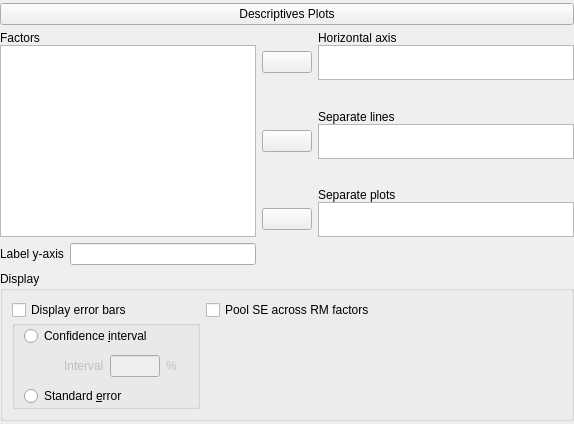
    <widget class="QWidget" name="descriptivesPlot" native="true">
     <layout class="QGridLayout" name="gridLayout_22">
      <property name="leftMargin">
       <number>0</number>
      </property>
      <property name="topMargin">
       <number>3</number>
      </property>
      <property name="rightMargin">
       <number>0</number>
      </property>
      <property name="bottomMargin">
       <number>3</number>
      </property>
      <item row="1" column="0">
       <widget class="QWidget" name="containerDescriptivesPlot" native="true">
        <layout class="QGridLayout" name="gridLayout_24">
         <property name="leftMargin">
          <number>0</number>
         </property>
         <property name="topMargin">
          <number>0</number>
         </property>
         <property name="rightMargin">
          <number>0</number>
         </property>
         <property name="bottomMargin">
          <number>0</number>
         </property>
         <item row="0" column="0">
          <widget class="QWidget" name="widget_17" native="true">
           <layout class="QGridLayout" name="gridLayout_14">
            <property name="leftMargin">
             <number>0</number>
            </property>
            <property name="topMargin">
             <number>0</number>
            </property>
            <property name="rightMargin">
             <number>0</number>
            </property>
            <property name="bottomMargin">
             <number>0</number>
            </property>
            <property name="spacing">
             <number>0</number>
            </property>
            <item row="1" column="0">
             <widget class="AvailableFieldsListView" name="plotVariables">
              <property name="sizePolicy">
               <sizepolicy hsizetype="Expanding" vsizetype="Expanding">
                <horstretch>0</horstretch>
                <verstretch>0</verstretch>
               </sizepolicy>
              </property>
              <property name="maximumSize">
               <size>
                <width>16777215</width>
                <height>16777215</height>
               </size>
              </property>
             </widget>
            </item>
            <item row="0" column="0">
             <widget class="QLabel" name="label_7">
              <property name="text">
               <string>Factors</string>
              </property>
             </widget>
            </item>
           </layout>
          </widget>
         </item>
         <item row="0" column="1">
          <widget class="QWidget" name="widget_15" native="true">
           <property name="sizePolicy">
            <sizepolicy hsizetype="Preferred" vsizetype="Preferred">
             <horstretch>0</horstretch>
             <verstretch>0</verstretch>
            </sizepolicy>
           </property>
           <layout class="QGridLayout" name="gridLayout_21">
            <property name="leftMargin">
             <number>0</number>
            </property>
            <property name="topMargin">
             <number>0</number>
            </property>
            <property name="rightMargin">
             <number>0</number>
            </property>
            <property name="bottomMargin">
             <number>0</number>
            </property>
            <property name="spacing">
             <number>0</number>
            </property>
            <item row="1" column="0">
             <spacer name="verticalSpacer_2">
              <property name="orientation">
               <enum>Qt::Vertical</enum>
              </property>
              <property name="sizeHint" stdset="0">
               <size>
                <width>20</width>
                <height>0</height>
               </size>
              </property>
             </spacer>
            </item>
            <item row="2" column="0">
             <widget class="QWidget" name="widget_20" native="true">
              <property name="sizePolicy">
               <sizepolicy hsizetype="Preferred" vsizetype="Preferred">
                <horstretch>0</horstretch>
                <verstretch>0</verstretch>
               </sizepolicy>
              </property>
              <layout class="QGridLayout" name="gridLayout_16">
               <property name="leftMargin">
                <number>0</number>
               </property>
               <property name="topMargin">
                <number>0</number>
               </property>
               <property name="rightMargin">
                <number>0</number>
               </property>
               <property name="bottomMargin">
                <number>0</number>
               </property>
               <property name="verticalSpacing">
                <number>0</number>
               </property>
               <item row="0" column="1">
                <widget class="QLabel" name="label_11">
                 <property name="sizePolicy">
                  <sizepolicy hsizetype="Fixed" vsizetype="Fixed">
                   <horstretch>0</horstretch>
                   <verstretch>0</verstretch>
                  </sizepolicy>
                 </property>
                 <property name="text">
                  <string>Separate lines</string>
                 </property>
                </widget>
               </item>
               <item row="1" column="0">
                <widget class="AssignButton" name="buttonAssignSeperateLines">
                 <property name="sizePolicy">
                  <sizepolicy hsizetype="Fixed" vsizetype="Fixed">
                   <horstretch>0</horstretch>
                   <verstretch>0</verstretch>
                  </sizepolicy>
                 </property>
                 <property name="minimumSize">
                  <size>
                   <width>50</width>
                   <height>0</height>
                  </size>
                 </property>
                 <property name="maximumSize">
                  <size>
                   <width>50</width>
                   <height>16777215</height>
                  </size>
                 </property>
                 <property name="text">
                  <string/>
                 </property>
                </widget>
               </item>
               <item row="1" column="1">
                <widget class="BoundListView" name="plotSeparateLines">
                 <property name="sizePolicy">
                  <sizepolicy hsizetype="Expanding" vsizetype="Fixed">
                   <horstretch>0</horstretch>
                   <verstretch>0</verstretch>
                  </sizepolicy>
                 </property>
                 <property name="maximumSize">
                  <size>
                   <width>16777215</width>
                   <height>35</height>
                  </size>
                 </property>
                </widget>
               </item>
              </layout>
             </widget>
            </item>
            <item row="0" column="0">
             <widget class="QWidget" name="widget_19" native="true">
              <property name="sizePolicy">
               <sizepolicy hsizetype="Preferred" vsizetype="Preferred">
                <horstretch>0</horstretch>
                <verstretch>0</verstretch>
               </sizepolicy>
              </property>
              <layout class="QGridLayout" name="gridLayout_15">
               <property name="leftMargin">
                <number>0</number>
               </property>
               <property name="topMargin">
                <number>0</number>
               </property>
               <property name="rightMargin">
                <number>0</number>
               </property>
               <property name="bottomMargin">
                <number>0</number>
               </property>
               <property name="verticalSpacing">
                <number>0</number>
               </property>
               <item row="2" column="0">
                <widget class="AssignButton" name="buttonAssignHorizontalAxis">
                 <property name="sizePolicy">
                  <sizepolicy hsizetype="Fixed" vsizetype="Fixed">
                   <horstretch>0</horstretch>
                   <verstretch>0</verstretch>
                  </sizepolicy>
                 </property>
                 <property name="minimumSize">
                  <size>
                   <width>50</width>
                   <height>0</height>
                  </size>
                 </property>
                 <property name="maximumSize">
                  <size>
                   <width>50</width>
                   <height>16777215</height>
                  </size>
                 </property>
                 <property name="text">
                  <string/>
                 </property>
                </widget>
               </item>
               <item row="0" column="1">
                <widget class="QLabel" name="label_8">
                 <property name="sizePolicy">
                  <sizepolicy hsizetype="Fixed" vsizetype="Fixed">
                   <horstretch>0</horstretch>
                   <verstretch>0</verstretch>
                  </sizepolicy>
                 </property>
                 <property name="text">
                  <string>Horizontal axis</string>
                 </property>
                </widget>
               </item>
               <item row="2" column="1">
                <widget class="BoundListView" name="plotHorizontalAxis">
                 <property name="sizePolicy">
                  <sizepolicy hsizetype="Expanding" vsizetype="Fixed">
                   <horstretch>0</horstretch>
                   <verstretch>0</verstretch>
                  </sizepolicy>
                 </property>
                 <property name="maximumSize">
                  <size>
                   <width>16777215</width>
                   <height>35</height>
                  </size>
                 </property>
                </widget>
               </item>
              </layout>
             </widget>
            </item>
            <item row="4" column="0">
             <widget class="QWidget" name="widget_22" native="true">
              <property name="sizePolicy">
               <sizepolicy hsizetype="Preferred" vsizetype="Preferred">
                <horstretch>0</horstretch>
                <verstretch>0</verstretch>
               </sizepolicy>
              </property>
              <layout class="QGridLayout" name="gridLayout_18">
               <property name="leftMargin">
                <number>0</number>
               </property>
               <property name="topMargin">
                <number>0</number>
               </property>
               <property name="rightMargin">
                <number>0</number>
               </property>
               <property name="bottomMargin">
                <number>0</number>
               </property>
               <property name="verticalSpacing">
                <number>0</number>
               </property>
               <item row="1" column="1">
                <widget class="BoundListView" name="plotSeparatePlots">
                 <property name="sizePolicy">
                  <sizepolicy hsizetype="Expanding" vsizetype="Fixed">
                   <horstretch>0</horstretch>
                   <verstretch>0</verstretch>
                  </sizepolicy>
                 </property>
                 <property name="maximumSize">
                  <size>
                   <width>16777215</width>
                   <height>35</height>
                  </size>
                 </property>
                </widget>
               </item>
               <item row="1" column="0">
                <widget class="AssignButton" name="buttonAssignSeperatePlots">
                 <property name="sizePolicy">
                  <sizepolicy hsizetype="Fixed" vsizetype="Fixed">
                   <horstretch>0</horstretch>
                   <verstretch>0</verstretch>
                  </sizepolicy>
                 </property>
                 <property name="minimumSize">
                  <size>
                   <width>50</width>
                   <height>0</height>
                  </size>
                 </property>
                 <property name="maximumSize">
                  <size>
                   <width>50</width>
                   <height>16777215</height>
                  </size>
                 </property>
                 <property name="text">
                  <string/>
                 </property>
                </widget>
               </item>
               <item row="0" column="1">
                <widget class="QLabel" name="label_13">
                 <property name="sizePolicy">
                  <sizepolicy hsizetype="Fixed" vsizetype="Fixed">
                   <horstretch>0</horstretch>
                   <verstretch>0</verstretch>
                  </sizepolicy>
                 </property>
                 <property name="text">
                  <string>Separate plots</string>
                 </property>
                </widget>
               </item>
              </layout>
             </widget>
            </item>
            <item row="3" column="0">
             <spacer name="verticalSpacer_3">
              <property name="orientation">
               <enum>Qt::Vertical</enum>
              </property>
              <property name="sizeHint" stdset="0">
               <size>
                <width>20</width>
                <height>0</height>
               </size>
              </property>
             </spacer>
            </item>
           </layout>
          </widget>
         </item>
         <item row="2" column="0" colspan="2">
          <widget class="GroupBox" name="groupOptions2_2">
           <property name="title">
            <string>Display</string>
           </property>
           <layout class="QGridLayout" name="gridLayout_17">
            <property name="verticalSpacing">
             <number>0</number>
            </property>
            <item row="1" column="0">
             <widget class="BoundGroupBox" name="errorBarType">
              <layout class="QGridLayout" name="gridLayout_27">
               <property name="topMargin">
                <number>0</number>
               </property>
               <property name="bottomMargin">
                <number>0</number>
               </property>
               <property name="verticalSpacing">
                <number>9</number>
               </property>
               <item row="2" column="0">
                <widget class="QRadioButton" name="_2standardError">
                 <property name="text">
                  <string>Standard &amp;error</string>
                 </property>
                </widget>
               </item>
               <item row="0" column="0">
                <widget class="QRadioButton" name="_1confidenceInterval">
                 <property name="text">
                  <string>Confidence &amp;interval</string>
                 </property>
                </widget>
               </item>
               <item row="1" column="0">
                <widget class="QWidget" name="widgetConfidenceIntervalInterval" native="true">
                 <property name="enabled">
                  <bool>false</bool>
                 </property>
                 <layout class="QGridLayout" name="gridLayout_28">
                  <property name="leftMargin">
                   <number>40</number>
                  </property>
                  <property name="topMargin">
                   <number>0</number>
                  </property>
                  <property name="bottomMargin">
                   <number>0</number>
                  </property>
                  <item row="0" column="1">
                   <widget class="BoundTextBox" name="confidenceIntervalInterval">
                    <property name="maximumSize">
                     <size>
                      <width>50</width>
                      <height>16777215</height>
                     </size>
                    </property>
                   </widget>
                  </item>
                  <item row="0" column="0">
                   <widget class="QLabel" name="label_6">
                    <property name="text">
                     <string>Interval</string>
                    </property>
                   </widget>
                  </item>
                  <item row="0" column="2">
                   <widget class="QLabel" name="label_12">
                    <property name="text">
                     <string>%</string>
                    </property>
                   </widget>
                  </item>
                 </layout>
                </widget>
               </item>
              </layout>
              <zorder>widgetConfidenceIntervalInterval</zorder>
              <zorder>_1confidenceInterval</zorder>
              <zorder>_2standardError</zorder>
             </widget>
            </item>
            <item row="0" column="0">
             <widget class="BoundCheckBox" name="plotErrorBars">
              <property name="text">
               <string>Display error bars</string>
              </property>
             </widget>
            </item>
            <item row="0" column="2">
             <spacer name="horizontalSpacer_2">
              <property name="orientation">
               <enum>Qt::Horizontal</enum>
              </property>
              <property name="sizeHint" stdset="0">
               <size>
                <width>40</width>
                <height>20</height>
               </size>
              </property>
             </spacer>
            </item>
            <item row="1" column="2">
             <spacer name="horizontalSpacer_6">
              <property name="orientation">
               <enum>Qt::Horizontal</enum>
              </property>
              <property name="sizeHint" stdset="0">
               <size>
                <width>40</width>
                <height>20</height>
               </size>
              </property>
             </spacer>
            </item>
            <item row="0" column="1">
             <widget class="BoundCheckBox" name="usePooledStandErrorCI">
              <property name="text">
               <string>Pool SE across RM factors</string>
              </property>
             </widget>
            </item>
           </layout>
          </widget>
         </item>
         <item row="1" column="0">
          <layout class="QHBoxLayout" name="horizontalLayout_2">
           <item>
            <widget class="QLabel" name="label_labelYAxis">
             <property name="text">
              <string>Label y-axis</string>
             </property>
            </widget>
           </item>
           <item>
            <widget class="BoundTextBox" name="labelYAxis">
             <property name="sizePolicy">
              <sizepolicy hsizetype="Expanding" vsizetype="Fixed">
               <horstretch>0</horstretch>
               <verstretch>0</verstretch>
              </sizepolicy>
             </property>
             <property name="minimumSize">
              <size>
               <width>0</width>
               <height>0</height>
              </size>
             </property>
             <property name="maximumSize">
              <size>
               <width>260</width>
               <height>16777215</height>
              </size>
             </property>
             <property name="text">
              <string/>
             </property>
            </widget>
           </item>
          </layout>
         </item>
        </layout>
       </widget>
      </item>
      <item row="0" column="0">
       <widget class="ExpanderButton" name="expanderDescriptivesPlot">
        <property name="sizePolicy">
         <sizepolicy hsizetype="Expanding" vsizetype="Fixed">
          <horstretch>0</horstretch>
          <verstretch>0</verstretch>
         </sizepolicy>
        </property>
        <property name="text">
         <string>Descriptives Plots</string>
        </property>
       </widget>
      </item>
     </layout>
    </widget>
